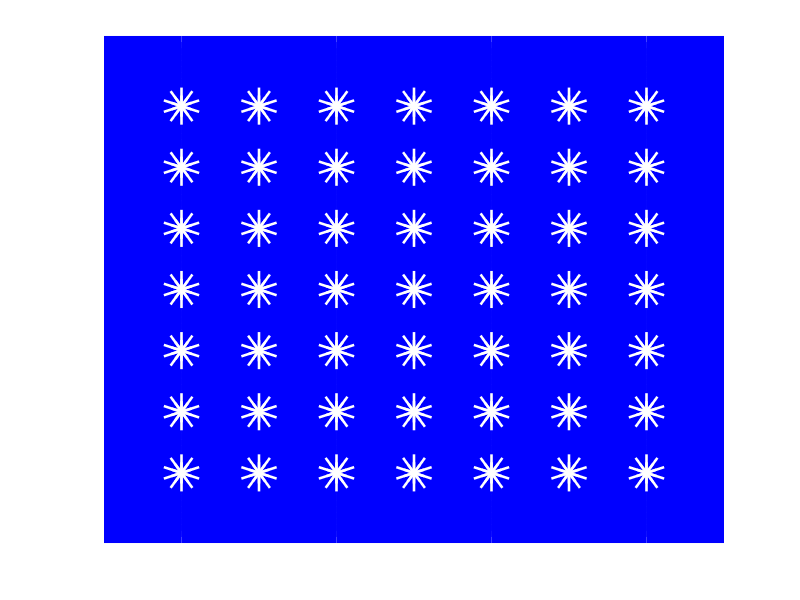

Here is the MATLAB script that generated this plot: (Note: this script raises an error after producing the figure.)

global N M NIVEL NUMERO_JUGADOR J_1 J_2
NIVEL=30;
N=7;
M=7;
figure(1);
clf;
clc;
n=0:N+1;
close('all');
figure('Color',[0 0 1]);

for m=0:0.1:M+1
  plot(n,zeros(1,length(n))+m,'b','LineWidth',13);
  hold on
end

axis('off');

puntosx=((1:N)'*(ones(1,M)))';
puntosx=puntosx(:);
puntosx=puntosx';
puntosy=((1:N)'*(ones(1,M)));
puntosy=puntosy(:);
puntosy=puntosy';
plot(puntosx,puntosy,'ow','LineWidth',21);

% PASO 2: Bucle de secuencia de jugadas
global MATRIZ
MATRIZ=zeros(N,M);

current_player = NUMERO_JUGADOR;
%p1 = input('Indique si el jugador ROJO es maquina[1] o humano[2]: ');
%p2 = input('Indique si el jugador VERDE es maquina[1] o humano[2]: ');
players = [J_1 J_2];

coninue_playing = 1;
while coninue_playing
   if current_player
       pieza = -1;
       display('Turno jugador VERDE')
       color = 'og';
   else
       pieza = 1;
       display('Turno jugador ROJO')
       color = 'or';
   end
   if players(current_player+1) == 1
       %MAQUINA
      [board,move,v]=make_move(MATRIZ);
      jr=move(2);
      % Se actualiza la MATRIZ y se representa la pieza
      for m=1:M
        if (MATRIZ(jr,m)==0)
          plot(jr,m,color,'LineWidth',25);
          MATRIZ(jr,m)=pieza;
          break;
        end
      end        
   else
      %JUGADOR
      [x,y,b]=ginput(1);
      %while b~=1 || b~=27
      %    [x,y,b]=ginput(1);
      %end
      if b==27
          coninue_playing = 0;
          break
      end
      indice=round(x);
      if indice<1
        indice=1;
      end
      if indice>N
        indice=N;
      end
      if (MATRIZ(indice,M)~=0)
          beep;
      else
          % Recorremos la columna elegida desde la
          % primera fila hasta encontrar el primer hueco
          % para colocar la pieza que nos indican.
          for m=1:M
            if (MATRIZ(indice,m)==0)
              plot(indice,m,color,'LineWidth',25);   
              pause(0.1);
              MATRIZ(indice,m)=pieza;
              break;
            end
          end
      end
   end
   % Comprobamos si con esa juegada se ha ganado la partida.
    ganador=comprueba(MATRIZ);
    if (ganador~=0)
        continue_playing = 0;
        break
    end
    if isempty(find(MATRIZ(:,M)==0))
        display('EMPATE')
        continue_playing = 0;
        break
    end
   current_player = ~current_player; 
end

hold off
pause;
close('all');

